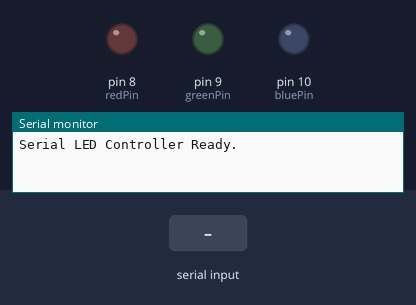
Bench run of a sketch on a simulated Arduino Uno, built with avr-gcc and run on an emulated ATmega328P. Parts: output pins drawn as LEDs (lit = HIGH), the last lines printed to the serial monitor. The test bench sets the inputs (shaded band).

Above: at 1.2 s.
1.3 s: "r" received over Serial
At 2.5 s:
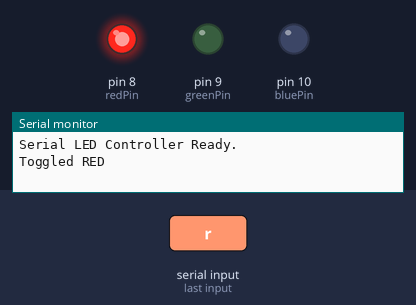
2.8 s: "g" received over Serial
At 3.6 s:
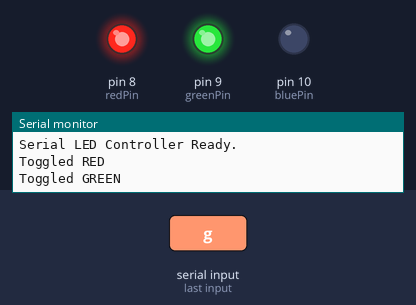
4.3 s: "b" received over Serial
At 4.8 s:
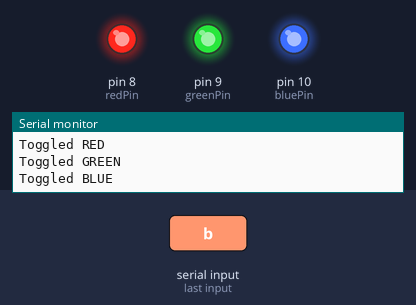
5.8 s: "r" received over Serial
At 7.0 s:
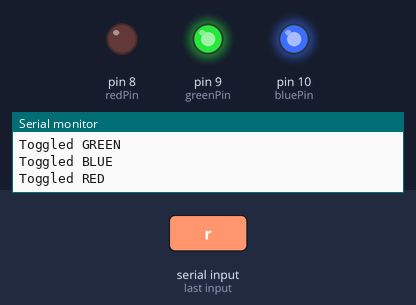
7.3 s: "g" received over Serial
At 8.2 s:
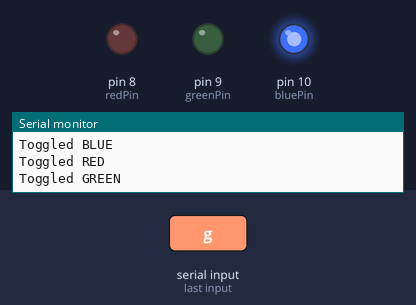
Timing chart, 0 to 9.8 s (numbered marks = the images above; inputs shaded):
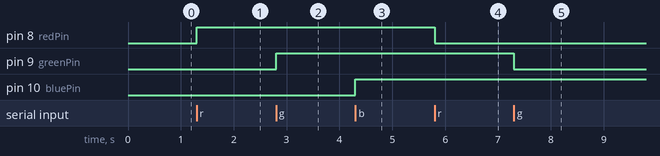

Measured:
- after the input at 1.3 s, pin 8 (redPin): LOW → HIGH at once
- after the input at 2.8 s, pin 9 (greenPin): LOW → HIGH at once
- after the input at 4.3 s, pin 10 (bluePin): LOW → HIGH at once
- after the input at 5.8 s, pin 8 (redPin): HIGH → LOW at once
- after the input at 7.3 s, pin 9 (greenPin): HIGH → LOW at once

The sketch:

serial_led_control.ino
```cpp
#include "led_control.h"

void setup() {
  Serial.begin(9600);
  setupLEDs();
  Serial.println("Serial LED Controller Ready.");
}

void loop() {
  if (Serial.available()) {
    char command = Serial.read();
    command = tolower(command);

    switch (command) {
      case 'r': toggleRed(); Serial.println("Toggled RED"); break;
      case 'g': toggleGreen(); Serial.println("Toggled GREEN"); break;
      case 'b': toggleBlue(); Serial.println("Toggled BLUE"); break;
      case 'a': allOn(); Serial.println("All LEDs ON"); break;
      case 'o': allOff(); Serial.println("All LEDs OFF"); break;
      case 'x': allOff(); Serial.println("All LEDs OFF"); break;


      default: Serial.println("Invalid Input!"); break;
    }
  }
}
```

led_control.h
```cpp
// led_control.h
#ifndef LED_CONTROL_H
#define LED_CONTROL_H

int redPin = 8;
int greenPin = 9;
int bluePin = 10;

bool redState = false;
bool greenState = false;
bool blueState = false;

void setupLEDs() {
  pinMode(redPin, OUTPUT);
  pinMode(greenPin, OUTPUT);
  pinMode(bluePin, OUTPUT);
  digitalWrite(redPin, LOW);
  digitalWrite(greenPin, LOW);
  digitalWrite(bluePin, LOW);
}

void toggleRed() {
  redState = !redState;
  digitalWrite(redPin, redState);
}

void toggleGreen() {
  greenState = !greenState;
  digitalWrite(greenPin, greenState);
}

void toggleBlue() {
  blueState = !blueState;
  digitalWrite(bluePin, blueState);
}

void allOn() {
  redState = greenState = blueState = true;
  digitalWrite(redPin, HIGH);
  digitalWrite(greenPin, HIGH);
  digitalWrite(bluePin, HIGH);
}

void allOff() {
  redState = greenState = blueState = false;
  digitalWrite(redPin, LOW);
  digitalWrite(greenPin, LOW);
  digitalWrite(bluePin, LOW);
}

#endif
```
